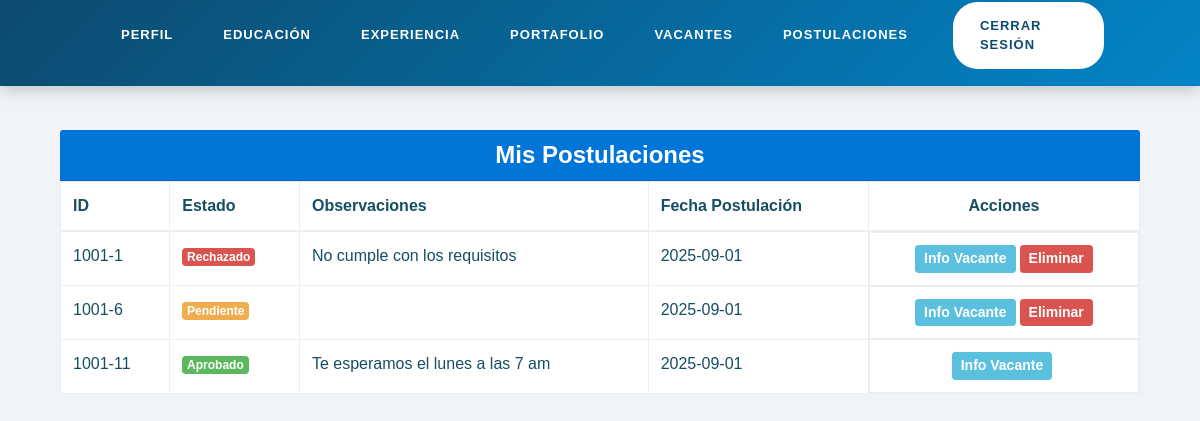
The app's page /index.php?controller=postulacion&action=show (signed in) with its own data.
### tables this page shows
CREATE TABLE `postulacion` (
  `pers_id` bigint(20) NOT NULL,
  `vac_id` int(8) NOT NULL,
  `estado` varchar(20) NOT NULL,
  `observaciones` varchar(40) NOT NULL,
  `fecha_postulacion` date NOT NULL
);

### controllers/postulacionController.php (called while the page is built, shortened)
<?php
class PostulacionController
{
    function show()
    {
        if ($_SESSION['tipo'] == 'empresa') {
            $listaPostulaciones = Postulacion::getByEmpresa($_SESSION['usuario_id']);
        } else {
            $listaPostulaciones = Postulacion::getByPersona($_SESSION['usuario_id']);
        }
        require_once('Views/Postulacion/show.php');
    }
}
?>

### index.php (called while the page is built, shortened)
<?php
require_once('views/Layouts/layout.php');

### models/Postulacion.php (called while the page is built, shortened)
<?php
class Postulacion
{
    private $pers_id;
    private $vac_id;
    private $estado;
    private $observaciones;
    private $fecha_postulacion;
    public function getPersId()
    {
        return $this->pers_id;
    }
    public function getVacId()
    {
        return $this->vac_id;
    }
    public function getEstado()
    {
        return $this->estado;
    }
    public function getObservaciones()
    {
        return $this->observaciones;
    }
    public function getFechaPostulacion()
    {
        return $this->fecha_postulacion;
    }
    public function setPersId($pers_id)
    {
        $this->pers_id = $pers_id;
    }
    public function setVacId($vac_id)
    {
        $this->vac_id = $vac_id;
    }
    public function setEstado($estado)
    {
        $this->estado = $estado;
    }
    public function setObservaciones($observaciones)
    {
        $this->observaciones = $observaciones;
    }
    public function setFechaPostulacion($fecha_postulacion)
    {
        $this->fecha_postulacion = $fecha_postulacion;
    }
    public static function getByPersona($pers_id)
    {
        $db = Db::getConnect();
        $listaPostulaciones = [];
        $select = $db->prepare('SELECT * FROM postulacion WHERE pers_id = :pers_id ORDER BY fecha_postulacion DESC');
        $select->bindValue('pers_id', $pers_id);
        $select->execute();
        foreach ($select->fetchAll() as $post) {
            $listaPostulaciones[] = new Postulacion(
                $post['pers_id'],
                $post['vac_id'],
                $post['estado'],
                $post['observaciones'],
                $post['fecha_postulacion']
            );
        }
        return $listaPostulaciones;
    }
}
?>

### views/Postulacion/show.php (the view, shortened to what this page needs)
<div class="container">
    <div class="card shadow-sm border-0 rounded-3">
        <div class="card-header bg-primary text-white text-center">
            <h4 class="mb-0 font-weight-bold">
                <?php echo ($_SESSION['tipo'] == 'empresa') ? 'Postulaciones a mis Vacantes' : 'Mis Postulaciones'; ?>
            </h4>
        </div>
        <div class="table-responsive">
            <table class="table table-hover table-bordered align-middle mb-0">
                <thead class="table-light">
                    <tr>
                        <th>ID</th>
                        <th>Estado</th>
                        <th>Observaciones</th>
                        <th>Fecha Postulación</th>
                        <th class="text-center">Acciones</th>
                    </tr>
                </thead>
                <tbody>
                    <?php if (!empty($listaPostulaciones)) { ?>
                        <?php foreach ($listaPostulaciones as $post) { ?>
                            <tr>
                                <td><?php echo $post->getPersId() . '-' . $post->getVacId(); ?></td>
                                <td>
                                    <?php
                                    $estado = $post->getEstado();
                                    $badgeClass = 'secondary';
                                    if ($estado == 'Pendiente')
                                        $badgeClass = 'warning';
                                    if ($estado == 'Aprobado')
                                        $badgeClass = 'success';
                                    if ($estado == 'Rechazado')
                                        $badgeClass = 'danger';
                                    ?>
                                    <span class="badge bg-<?php echo $badgeClass; ?>">
                                        <?php echo htmlspecialchars($estado); ?>
                                    </span>
                                </td>
                                <td><?php echo htmlspecialchars($post->getObservaciones()); ?></td>
                                <td><?php echo $post->getFechaPostulacion(); ?></td>
                                <td class="text-center d-flex justify-content-center gap-2">
                                    <?php if ($_SESSION['tipo'] == 'persona'): ?>
                                        <a href="?controller=vacante&action=detail&vacant_id=<?php echo $post->getVacId(); ?>"
                                            class="btn btn-sm btn-info font-weight-bold mr-1">Info Vacante</a>
                                        <?php if ($estado == 'Pendiente' || $estado == 'Rechazado'): ?>
                                            <a href="?controller=postulacion&action=delete&pers_id=<?php echo $post->getPersId(); ?>&vac_id=<?php echo $post->getVacId(); ?>"
                                                class="btn btn-sm btn-danger font-weight-bold"
                                                onclick="return confirm('¿Seguro que deseas eliminar esta postulación?');">
                                                Eliminar
                                            </a>
                                        <?php endif; ?>
                                    <?php endif; ?>
                                </td>
                            </tr>
                        <?php } ?>
                    <?php } ?>
                </tbody>
            </table>
        </div>
    </div>
</div>

### assets/css/estilosMenu.css (style rules this page uses)
* { margin: 0; padding: 0; box-sizing: border-box; }
body { font-family: Arial, sans-serif; background: #c3e7ef; color: #164e63; min-height: 100vh; padding-top: 120px !important; }
.contenedor, .container, .main-content, .content, .wrapper { margin-top: 10px !important; margin-bottom: 10px !important; }

### views/Layouts/layout.php (style rules this page uses)
body { background-color: #F0F4F8; }

### records on screen
postulacion: pers "1001", vac "1", estado "Rechazado", observaciones "No cumple con los requisitos", fecha_postulacion "2025-09-01"
postulacion: pers "1001", vac "6", estado "Pendiente", fecha_postulacion "2025-09-01"
postulacion: pers "1001", vac "11", estado "Aprobado", observaciones "Te esperamos el lunes a las 7 am", fecha_postulacion "2025-09-01"
